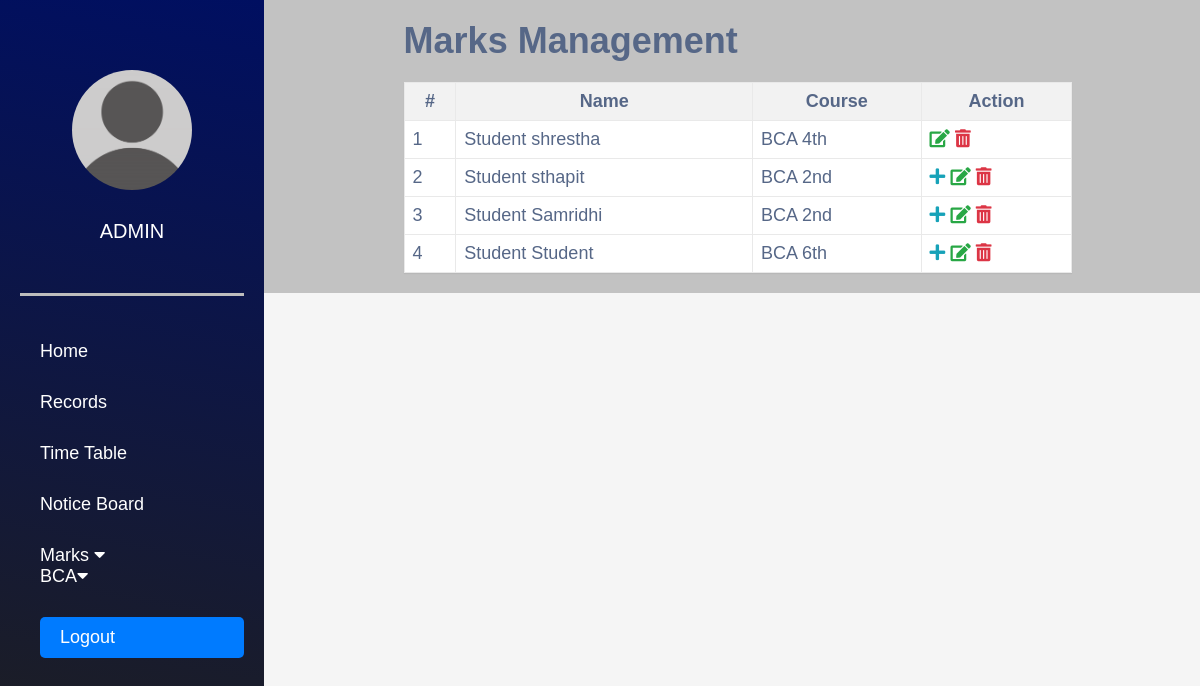
The page /marks_portal.php on the database its author committed.
### tables this page shows
CREATE TABLE `users` (
  `id` int(11) NOT NULL,
  `FirstName` varchar(50) DEFAULT NULL,
  `LastName` varchar(50) DEFAULT NULL,
  `DOB` date DEFAULT NULL,
  `Gender` enum('Male','Female','Other') NOT NULL,
  `Role` enum('student','teacher','admin') DEFAULT NULL,
  `Nationality` varchar(50) DEFAULT NULL,
  `User_id` int(100) NOT NULL,
  `Password` varchar(255) DEFAULT NULL,
  `Course` varchar(100) DEFAULT NULL,
  `Semester` varchar(50) DEFAULT NULL,
  `Email` varchar(100) DEFAULT NULL,
  `PhoneNumber` varchar(20) DEFAULT NULL,
  `Address` varchar(255) DEFAULT NULL,
  `EmergencyContactPersonName` varchar(100) DEFAULT NULL,
  `EmergencyContactNumber` tinytext DEFAULT NULL,
  `Photo` varchar(255) NOT NULL,
  `reset_token` varchar(255) NOT NULL
);

### marks_portal.php (the view, shortened to what this page needs)
<?php
include('dbconnection.php');
?>
<!DOCTYPE html>
<html lang="en">
<head>
    <link rel="stylesheet" href="src/style.css">
    <link href="https://cdnjs.cloudflare.com/ajax/libs/font-awesome/5.15.4/css/all.min.css" rel="stylesheet">
</head>
<body>
    <div class="head_wrap">
        <div class="side_menu">
            <div class="avatar_profile">
                <img src="./src/images/ass.png" alt="">
            </div>
            <div class="student_info">
                <h3>Admin</h3>
            </div>
            <div class="navigation">
                <ul>
                    <li><a href="admin_dashboard.php">Home</a></li>
                    <li><a href="index1.php">Records</a></li>
                    <li><a href="table.php">Time Table</a></li>
                    <li><a href="noticeboard.php">Notice Board</a></li>
                    <li class="dropdown" id="marks-dropdown">
                    <div class="dropdown-btn">Marks
                    <i class="fa fa-caret-down"></i>
                </div>
                <div class="dropdown-container">
                    <a href="#">BCA</a><i class="fa fa-caret-down"></i>
  </div>
</li>
                    <a href="login1.php" class="logout-btn">Logout</a>
                </ul>
            </div>
        </div>
        <div class="info_tab">
            <div class="container-xl">
                <div class="table-responsive">
                    <div class="table-wrapper">
                        <div class="table-title">
                            <div class="row">
                                <div class="title">
                                    <h2>Marks <b>Management</b></h2>
                                </div>
                            </div>
                        </div>
                        <table class="table table-striped table-hover">
                            <thead>
                                <tr>
                                    <th>#</th>
                                    <th>Name</th>
                                    <th>Course</th>
                                    <th>Action</th>
                                </tr>
                            </thead>
                            <tbody>
                            <?php
            $sql = "SELECT * FROM users WHERE Role='student'";
            $result = mysqli_query($con, $sql);
            if (mysqli_num_rows($result) > 0) {
                $cnt = 1;
                while ($row = mysqli_fetch_assoc($result)) {
                    ?>
                    <tr>
                        <td><?php echo $cnt; ?></td>
                        <td><?php echo $row['FirstName'] . ' ' . $row['LastName']; ?></td>
                        <td><?php echo $row['Course'] . " " . $row['Semester']; ?></td>
                        <td>
                            <?php
                            $marks_exist_query = mysqli_prepare($con, "SELECT * FROM marks WHERE User_id=?");
                            mysqli_stmt_bind_param($marks_exist_query, "i", $row['id']);
                            mysqli_stmt_execute($marks_exist_query);
                            mysqli_stmt_store_result($marks_exist_query);
                            $num_rows = mysqli_stmt_num_rows($marks_exist_query);
                            if ($num_rows == 0) {
                                ?>
                                <a href="add_marks.php?addid=<?php echo htmlentities($row['id']); ?>"
                                    class="add-marks-btn" title="Add Marks" data-toggle="tooltip"><i class='fas fa-plus'></i></a>
                            <?php } ?>
                            <a href="edit_marks.php?editid=<?php echo htmlentities($row['id']); ?>"
                                class="edit-marks-btn" title="Edit Marks" data-toggle="tooltip"><i class='fas fa-edit'></i></a>
                            <a href="marks_portal.php?delid=<?php echo htmlentities($row['id']); ?>"
                                class="delete-btn" title="Delete" data-toggle="tooltip"><i class='fas fa-trash-alt'></i></a>
                        </td>
                    </tr>
                    <?php
                    $cnt++;
                }
            } else {
                ?>
                <tr>
                    <td colspan="6" style="text-align:center; color:red;">No Record Found</td>
                </tr>
            <?php } ?>
        </tbody>
    </table>
                    </div>
                </div>
            </div>
        </div>
    </div>
</body>
</html>

### src/style.css (style rules this page uses)
* { padding: 0px; margin: 0px; box-sizing: border-box; }
body { font-family: 'Poppins', sans-serif; color: #252525; font-size: 18px; }
body h1,h2, h3 { font-family: 'Work Sans', sans-serif; }
* { box-sizing: border-box; }
body { margin: 0; font-family: Arial, sans-serif; }
.row { display: flex; justify-content: space-between; }
img { width: 100%; height: auto; }
.head_wrap { display: flex; flex-direction: row; width: 100%; background: rgb(194, 194, 194); }
.side_menu { padding: 20px; width: 22%; color: white; background: linear-gradient(10deg, rgba(31,31,31,1) 0%, rgba(0,15,97,1) 100%); }
.info_tab { padding: 20px; width: 73%; }
.student_info { padding-top: 30px; display: flex; flex-direction: column; align-items: center; }
.student_info h3 { text-transform: uppercase; font-size: 20px; font-weight: 500; }
.avatar_profile { width: 120px; height: 120px; margin: auto; margin-top:50px ; }
.avatar_profile img { border-radius: 50%; object-fit: cover; width: 100%; height: 100%; }
.navigation ul { list-style: none; }
.navigation a { text-decoration: none; color: white; }
.navigation { border-top: 3px solid rgb(189, 189, 189); padding-top: 45px; margin-top: 50px; padding-left: 20px; }
.navigation ul { display: flex; flex-direction: column; gap: 30px; }
.logout-btn { display: inline-block; padding: 10px 20px; background-color: #007bff; color: #fff; text-decoration: none; border-radius: 5px; transition: background-color 0.3s ease; }
.side_menu { height:100vh; position:fixed; }
.info_tab { margin-left: 25%; }

### marks_portal.php (style rules this page uses)
body { font-family: Arial, sans-serif; background-color: #f5f5f5; color: #566787; }
.container-xl { width: 80%; margin: 0 auto; }
.table { width: 100%; border-collapse: collapse; background-color: #fff; box-shadow: 0 1px 1px rgba(0, 0, 0, 0.05); }
.row { display: flex; }
.table th, .table td { border: 1px solid #e9e9e9; padding: 8px; }
.table th { background-color: #f2f2f2; }
.table td { text-align: left; }
.table-title { font-size: 24px; margin-bottom: 20px; }
.title { text-align: center; }
.add-marks-btn { color: #17a2b8; }
.edit-marks-btn { color:#28a745; }
.delete-btn { color:#dc3545; }

### rows shown on the page
users: FirstName "Student", LastName "shrestha", Course "BCA", Semester "4th"
users: FirstName "Student", LastName "sthapit", Course "BCA", Semester "2nd"
users: FirstName "Student", LastName "Samridhi", Course "BCA", Semester "2nd"
users: FirstName "Student", LastName "Student", Course "BCA", Semester "6th"
